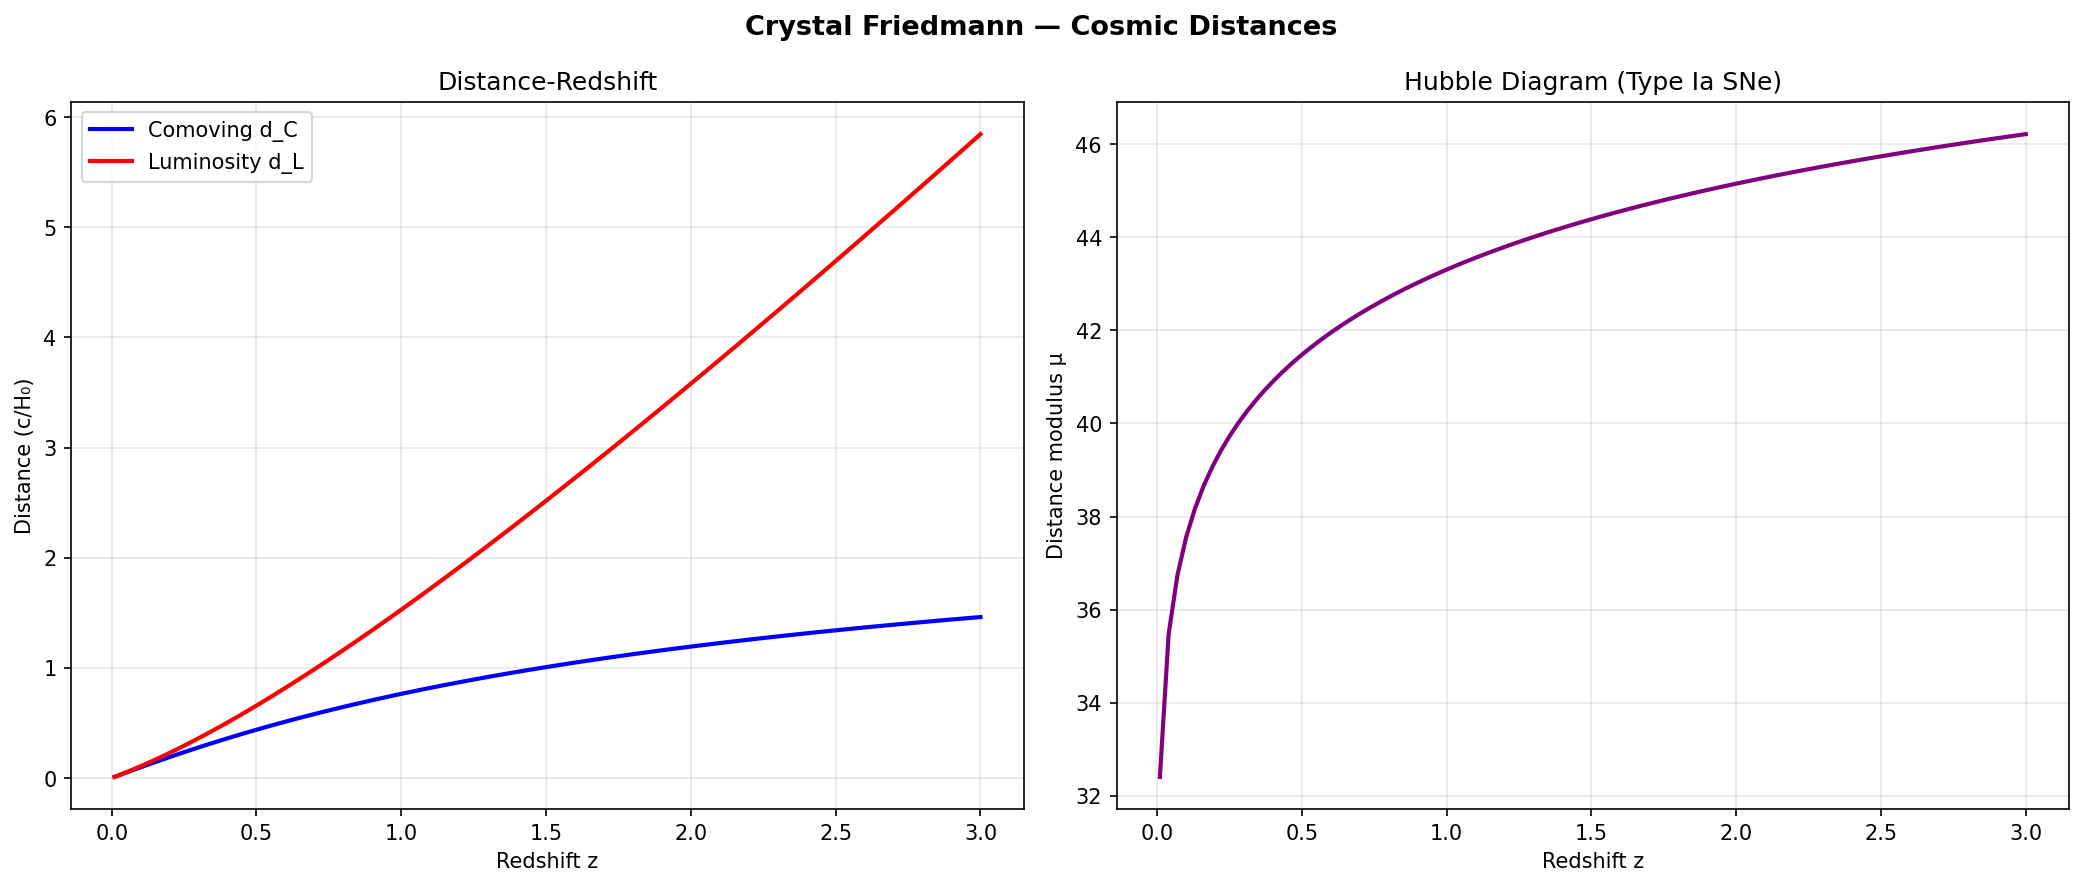

The script that saved this image:
#!/usr/bin/env python3
# Copyright (c) 2026 Daland Montgomery
# SPDX-License-Identifier: AGPL-3.0-or-later

"""Crystal Friedmann — Comoving & Luminosity Distances"""
import crystal_toe as ct
import numpy as np
import matplotlib.pyplot as plt

toe = ct.Toe(); fr = toe.friedmann()
z_vals = np.linspace(0.01, 3.0, 100)
d_c = [fr.comoving_distance(z, 10000) for z in z_vals]
d_l = [fr.luminosity_distance(z, 10000) for z in z_vals]

fig, axes = plt.subplots(1, 2, figsize=(14, 6))
fig.suptitle("Crystal Friedmann — Cosmic Distances", fontsize=13, fontweight='bold')

axes[0].plot(z_vals, d_c, 'b-', linewidth=2, label='Comoving d_C')
axes[0].plot(z_vals, d_l, 'r-', linewidth=2, label='Luminosity d_L')
axes[0].set_xlabel('Redshift z'); axes[0].set_ylabel('Distance (c/H₀)')
axes[0].set_title('Distance-Redshift'); axes[0].legend(); axes[0].grid(True, alpha=0.3)

# Hubble diagram (magnitude vs z)
mu = [5*np.log10(dl*3000) + 25 if dl > 0 else 0 for dl in d_l]  # distance modulus
axes[1].plot(z_vals, mu, 'purple', linewidth=2)
axes[1].set_xlabel('Redshift z'); axes[1].set_ylabel('Distance modulus μ')
axes[1].set_title('Hubble Diagram (Type Ia SNe)'); axes[1].grid(True, alpha=0.3)
plt.tight_layout(); plt.savefig('friedmann_distances.png', dpi=150, bbox_inches='tight'); plt.show()
